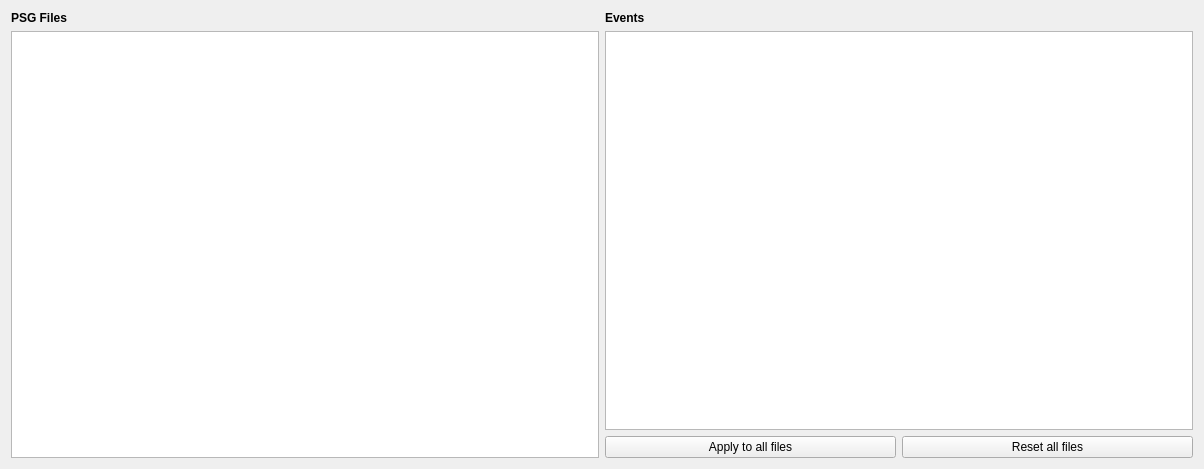
<ui version="4.0">
 <class>GroupDefinition</class>
 <widget class="QWidget" name="GroupDefinition">
  <property name="geometry">
   <rect>
    <x>0</x>
    <y>0</y>
    <width>1204</width>
    <height>469</height>
   </rect>
  </property>
  <property name="windowTitle">
   <string>Form</string>
  </property>
  <layout class="QHBoxLayout" name="horizontalLayout_2">
   <item>
    <layout class="QVBoxLayout" name="verticalLayout">
     <item>
      <widget class="QLabel" name="label">
       <property name="font">
        <font>
         <weight>75</weight>
         <bold>true</bold>
        </font>
       </property>
       <property name="text">
        <string>PSG Files</string>
       </property>
      </widget>
     </item>
     <item>
      <widget class="QListView" name="file_listview" />
     </item>
    </layout>
   </item>
   <item>
    <layout class="QVBoxLayout" name="verticalLayout_2">
     <item>
      <widget class="QLabel" name="label_2">
       <property name="font">
        <font>
         <weight>75</weight>
         <bold>true</bold>
        </font>
       </property>
       <property name="text">
        <string>Events</string>
       </property>
      </widget>
     </item>
     <item>
      <widget class="QTableView" name="event_treeview">
       <property name="editTriggers">
        <set>QAbstractItemView::AllEditTriggers</set>
       </property>
       <property name="selectionMode">
        <enum>QAbstractItemView::NoSelection</enum>
       </property>
       <property name="selectionBehavior">
        <enum>QAbstractItemView::SelectItems</enum>
       </property>
      </widget>
     </item>
     <item>
      <layout class="QHBoxLayout" name="horizontalLayout">
       <item>
        <widget class="QPushButton" name="apply_all_pushButton">
         <property name="text">
          <string>Apply to all files</string>
         </property>
        </widget>
       </item>
       <item>
        <widget class="QPushButton" name="reset_all_files_pushButton">
         <property name="text">
          <string>Reset all files</string>
         </property>
        </widget>
       </item>
      </layout>
     </item>
    </layout>
   </item>
  </layout>
 <property name="styleSheet"><string>font: 12pt "Roboto";</string></property></widget>
 <resources><include location="../../../../../scinodes_poc/src/main/python/ui/themes/themes.qrc" /></resources>
 <connections>
  <connection>
   <sender>file_listview</sender>
   <signal>clicked(QModelIndex)</signal>
   <receiver>GroupDefinition</receiver>
   <slot>on_file_selected()</slot>
   <hints>
    <hint type="sourcelabel">
     <x>109</x>
     <y>177</y>
    </hint>
    <hint type="destinationlabel">
     <x>213</x>
     <y>177</y>
    </hint>
   </hints>
  </connection>
  <connection>
   <sender>apply_all_pushButton</sender>
   <signal>clicked()</signal>
   <receiver>GroupDefinition</receiver>
   <slot>on_apply_to_all_files()</slot>
   <hints>
    <hint type="sourcelabel">
     <x>411</x>
     <y>280</y>
    </hint>
    <hint type="destinationlabel">
     <x>240</x>
     <y>164</y>
    </hint>
   </hints>
  </connection>
  <connection>
   <sender>reset_all_files_pushButton</sender>
   <signal>clicked()</signal>
   <receiver>GroupDefinition</receiver>
   <slot>on_reset_all_files()</slot>
   <hints>
    <hint type="sourcelabel">
     <x>541</x>
     <y>404</y>
    </hint>
    <hint type="destinationlabel">
     <x>298</x>
     <y>226</y>
    </hint>
   </hints>
  </connection>
 </connections>
 <slots>
  <slot>on_file_selected()</slot>
  <slot>on_event_selected()</slot>
  <slot>on_select_all_groups()</slot>
  <slot>on_apply_to_all_files()</slot>
  <slot>on_reset_all_files()</slot>
  <slot>search_pattern_slot()</slot>
 </slots>
</ui>
